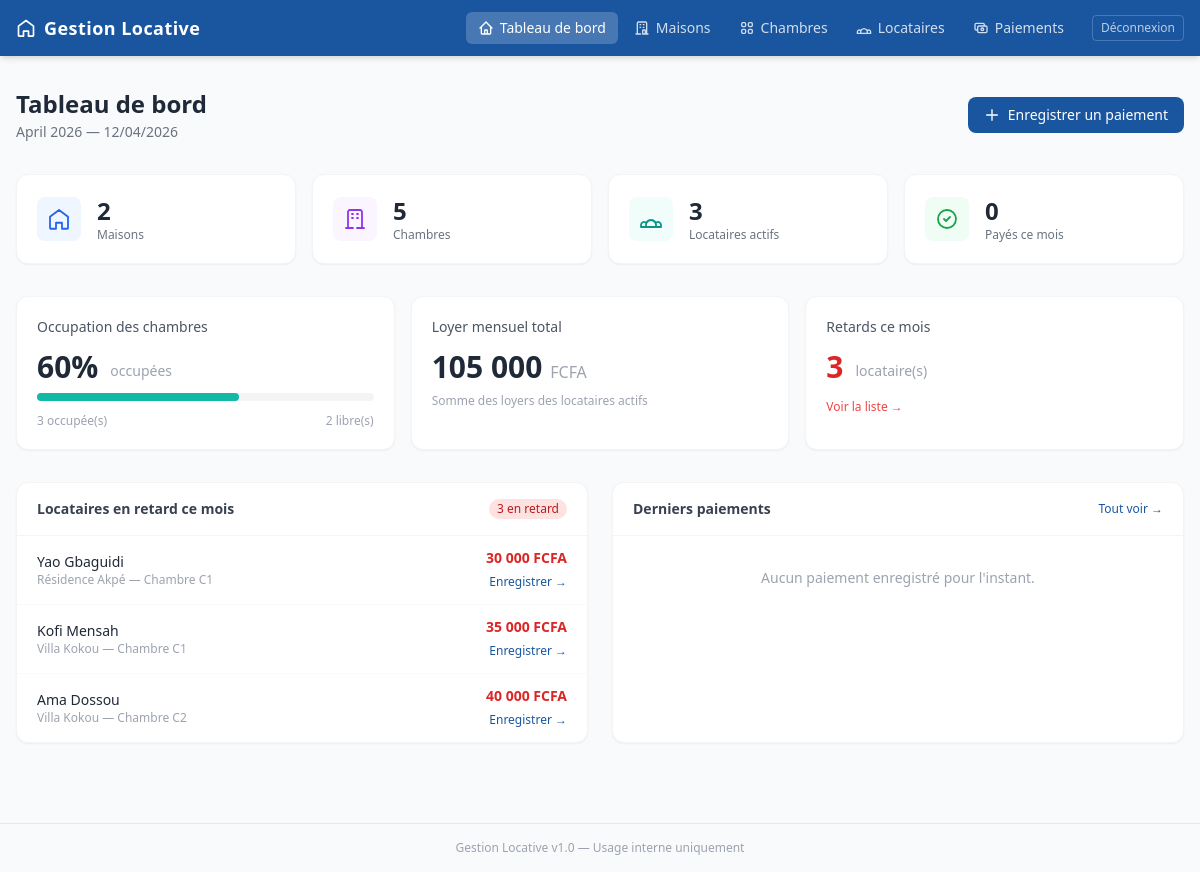
The app's page /pages/dashboard.php (signed in) with its own data.
### tables this page shows
CREATE TABLE IF NOT EXISTS locataires (
    id              INT UNSIGNED AUTO_INCREMENT PRIMARY KEY,
    chambre_id      INT UNSIGNED  NOT NULL,
    nom_complet     VARCHAR(150)  NOT NULL,
    telephone       VARCHAR(25)   NULL,
    email           VARCHAR(150)  NULL,
    loyer_mensuel   DECIMAL(10,2) NOT NULL,             
    date_entree     DATE          NOT NULL,
    date_sortie     DATE          NULL,                 
    actif           TINYINT(1)    DEFAULT 1,            
    created_at      TIMESTAMP     DEFAULT CURRENT_TIMESTAMP,

    CONSTRAINT fk_locataire_chambre
        FOREIGN KEY (chambre_id) REFERENCES chambres(id)
        ON DELETE RESTRICT ON UPDATE CASCADE
);

CREATE TABLE IF NOT EXISTS maisons (
    id          INT UNSIGNED AUTO_INCREMENT PRIMARY KEY,
    nom         VARCHAR(100)  NOT NULL,                
    adresse     VARCHAR(255)  NOT NULL,
    description TEXT          NULL,
    created_at  TIMESTAMP     DEFAULT CURRENT_TIMESTAMP
);

CREATE TABLE IF NOT EXISTS chambres (
    id          INT UNSIGNED AUTO_INCREMENT PRIMARY KEY,
    maison_id   INT UNSIGNED  NOT NULL,
    numero      VARCHAR(20)   NOT NULL,                
    description TEXT          NULL,
    statut      ENUM('libre','occupée') DEFAULT 'libre',
    created_at  TIMESTAMP     DEFAULT CURRENT_TIMESTAMP,

    CONSTRAINT fk_chambre_maison
        FOREIGN KEY (maison_id) REFERENCES maisons(id)
        ON DELETE CASCADE ON UPDATE CASCADE,

    UNIQUE KEY uq_chambre (maison_id, numero)
);

### pages/dashboard.php (the view, shortened to what this page needs)
<?php
$db = Database::getInstance();
$stats = $db->query("
    SELECT
        (SELECT COUNT(*) FROM maisons)                          AS nb_maisons,
        (SELECT COUNT(*) FROM chambres)                         AS nb_chambres,
        (SELECT COUNT(*) FROM chambres WHERE statut='libre')    AS nb_libres,
        (SELECT COUNT(*) FROM chambres WHERE statut='occupée')  AS nb_occupees,
        (SELECT COUNT(*) FROM locataires WHERE actif=1)         AS nb_locataires,
        (SELECT COALESCE(SUM(loyer_mensuel),0) FROM locataires WHERE actif=1) AS loyer_total
")->fetch();
$mois_courant = date('Y-m-01');
$nb_payes = $db->prepare("
    SELECT COUNT(*) FROM paiements WHERE mois_concerne = ?
");
$nb_payes->execute([$mois_courant]);
$nb_payes = (int) $nb_payes->fetchColumn();
$retards = $db->prepare("
    SELECT l.id, m.nom AS maison, c.numero AS chambre,
           l.nom_complet, l.telephone, l.loyer_mensuel
    FROM locataires l
    JOIN chambres c ON c.id = l.chambre_id
    JOIN maisons  m ON m.id = c.maison_id
    WHERE l.actif = 1
      AND l.id NOT IN (
          SELECT locataire_id FROM paiements WHERE mois_concerne = ?
      )
    ORDER BY m.nom, c.numero
");
$retards->execute([$mois_courant]);
$retards = $retards->fetchAll();
$derniers = $db->query("
    SELECT p.date_paiement, p.montant, p.mode_paiement,
           l.nom_complet, m.nom AS maison, c.numero AS chambre,
           q.numero_quittance,
           DATE_FORMAT(p.mois_concerne, '%M %Y') AS mois
    FROM paiements p
    JOIN locataires l  ON l.id = p.locataire_id
    JOIN chambres c    ON c.id = l.chambre_id
    JOIN maisons m     ON m.id = c.maison_id
    LEFT JOIN quittances q ON q.paiement_id = p.id
    ORDER BY p.created_at DESC
    LIMIT 8
")->fetchAll();
require_once __DIR__ . '/../includes/header.php';
?>
<div class="flex items-center justify-between mb-8">
    <div>
        <h1 class="text-2xl font-semibold text-gray-800">Tableau de bord</h1>
        <p class="text-sm text-gray-500 mt-0.5"><?= strftime('%B %Y') ?> — <?= date('d/m/Y') ?></p>
    </div>
    <a href="<?= BASE_URL ?>/pages/paiements/add.php"
       class="bg-primary text-white px-4 py-2 rounded-lg text-sm font-medium hover:bg-primary-dark transition flex items-center gap-2">
        <svg class="w-4 h-4" fill="none" stroke="currentColor" stroke-width="2" viewBox="0 0 24 24">
            <path stroke-linecap="round" stroke-linejoin="round" d="M12 4v16m8-8H4"/>
        </svg>
        Enregistrer un paiement
    </a>
</div>
<div class="grid grid-cols-2 md:grid-cols-4 gap-4 mb-8">
    <?php
    $cards = [
        ['Maisons',        $stats['nb_maisons'],    'text-blue-600',  'bg-blue-50',  'M3 9.75L12 3l9 6.75V21a.75.75 0 01-.75.75H15v-6H9v6H3.75A.75.75 0 013 21V9.75z'],
        ['Chambres',       $stats['nb_chambres'],   'text-purple-600','bg-purple-50','M19 21V5a2 2 0 00-2-2H7a2 2 0 00-2 2v16m14 0h2m-2 0h-5m-9 0H3m2 0h5M9 7h1m-1 4h1m4-4h1m-1 4h1'],
        ['Locataires actifs', $stats['nb_locataires'], 'text-teal-600','bg-teal-50','M17 20h5v-2a3 3 0 00-5.356-1.857M17 20H7m10 0v-2c0-.656-.126-1.283-.356-1.857M7 20H2v-2a3 3 0 015.356-1.857M7 20v-2c0-.656.126-1.283.356-1.857m0 0a5.002 5.002 0 019.288 0'],
        ['Payés ce mois',  $nb_payes,               'text-green-600', 'bg-green-50', 'M9 12l2 2 4-4m6 2a9 9 0 11-18 0 9 9 0 0118 0'],
    ];
    foreach ($cards as [$label, $val, $tc, $bg, $icon]):
    ?>
    <div class="bg-white rounded-xl border border-gray-100 shadow-sm p-5 flex items-center gap-4">
        <div class="<?= $bg ?> rounded-lg p-2.5">
            <svg class="w-6 h-6 <?= $tc ?>" fill="none" stroke="currentColor" stroke-width="1.8" viewBox="0 0 24 24">
                <path stroke-linecap="round" stroke-linejoin="round" d="<?= $icon ?>"/>
            </svg>
        </div>
        <div>
            <div class="text-2xl font-semibold text-gray-800"><?= $val ?></div>
            <div class="text-xs text-gray-500"><?= $label ?></div>
        </div>
    </div>
    <?php endforeach; ?>
</div>
<div class="grid grid-cols-1 md:grid-cols-3 gap-4 mb-8">
    <div class="bg-white rounded-xl border border-gray-100 shadow-sm p-5">
        <h2 class="text-sm font-medium text-gray-600 mb-3">Occupation des chambres</h2>
        <?php
        $total = max(1, $stats['nb_chambres']);
        $pct   = round($stats['nb_occupees'] / $total * 100);
        ?>
        <div class="flex items-end gap-3 mb-2">
            <span class="text-3xl font-semibold text-gray-800"><?= $pct ?>%</span>
            <span class="text-sm text-gray-400 mb-1">occupées</span>
        </div>
        <div class="w-full bg-gray-100 rounded-full h-2 mb-3">
            <div class="bg-teal-500 h-2 rounded-full" style="width:<?= $pct ?>%"></div>
        </div>
        <div class="flex justify-between text-xs text-gray-400">
            <span><?= $stats['nb_occupees'] ?> occupée(s)</span>
            <span><?= $stats['nb_libres'] ?> libre(s)</span>
        </div>
    </div>
    <div class="bg-white rounded-xl border border-gray-100 shadow-sm p-5">
        <h2 class="text-sm font-medium text-gray-600 mb-3">Loyer mensuel total</h2>
        <div class="text-3xl font-semibold text-gray-800">
            <?= number_format($stats['loyer_total'], 0, ',', ' ') ?>
            <span class="text-base font-normal text-gray-400">FCFA</span>
        </div>
        <p class="text-xs text-gray-400 mt-2">Somme des loyers des locataires actifs</p>
    </div>
    <div class="bg-white rounded-xl border border-gray-100 shadow-sm p-5">
        <h2 class="text-sm font-medium text-gray-600 mb-3">Retards ce mois</h2>
        <div class="flex items-end gap-3 mb-2">
            <span class="text-3xl font-semibold <?= count($retards) > 0 ? 'text-red-600' : 'text-green-600' ?>">
                <?= count($retards) ?>
            </span>
            <span class="text-sm text-gray-400 mb-1">locataire(s)</span>
        </div>
        <?php if (count($retards) === 0): ?>
        <p class="text-xs text-green-600 font-medium">Tout le monde a payé ce mois !</p>
        <?php else: ?>
        <a href="<?= BASE_URL ?>/pages/paiements/retards.php" class="text-xs text-red-500 hover:underline">
            Voir la liste →
        </a>
        <?php endif; ?>
    </div>
</div>
<div class="grid grid-cols-1 md:grid-cols-2 gap-6">
    <div class="bg-white rounded-xl border border-gray-100 shadow-sm overflow-hidden">
        <div class="flex items-center justify-between px-5 py-4 border-b border-gray-100">
            <h2 class="text-sm font-semibold text-gray-700">Locataires en retard ce mois</h2>
            <?php if (count($retards) > 0): ?>
            <span class="bg-red-100 text-red-700 text-xs px-2 py-0.5 rounded-full font-medium">
                <?= count($retards) ?> en retard
            </span>
            <?php endif; ?>
        </div>
        <?php if (empty($retards)): ?>
        <div class="px-5 py-8 text-center text-sm text-gray-400">
            Aucun retard ce mois — Bravo !
        </div>
        <?php else: ?>
        <ul class="divide-y divide-gray-50">
            <?php foreach ($retards as $r): ?>
            <li class="flex items-center justify-between px-5 py-3">
                <div>
                    <p class="text-sm font-medium text-gray-800"><?= htmlspecialchars($r['nom_complet']) ?></p>
                    <p class="text-xs text-gray-400"><?= htmlspecialchars($r['maison']) ?> — Chambre <?= htmlspecialchars($r['chambre']) ?></p>
                </div>
                <div class="text-right">
                    <p class="text-sm font-semibold text-red-600">
                        <?= number_format($r['loyer_mensuel'], 0, ',', ' ') ?> FCFA
                    </p>
                    <a href="<?= BASE_URL ?>/pages/paiements/add.php?locataire=<?= (int) ($r['id'] ?? 0) ?>"
                       class="text-xs text-primary hover:underline">Enregistrer →</a>
                </div>
            </li>
            <?php endforeach; ?>
        </ul>
        <?php endif; ?>
    </div>
    <div class="bg-white rounded-xl border border-gray-100 shadow-sm overflow-hidden">
        <div class="flex items-center justify-between px-5 py-4 border-b border-gray-100">
            <h2 class="text-sm font-semibold text-gray-700">Derniers paiements</h2>
            <a href="<?= BASE_URL ?>/pages/paiements/index.php" class="text-xs text-primary hover:underline">Tout voir →</a>
        </div>
        <?php if (empty($derniers)): ?>
        <div class="px-5 py-8 text-center text-sm text-gray-400">
            Aucun paiement enregistré pour l'instant.
        </div>
        <?php endif; ?>
    </div>
</div>
<?php require_once __DIR__ . '/../includes/footer.php'; ?>

### includes/header.php (shortened to what this page needs)
<!DOCTYPE html>
<html lang="fr">
<head>
    <script src="https://cdn.tailwindcss.com"></script>
</head>
<body class="bg-gray-50 min-h-screen font-sans">
<nav class="bg-primary shadow-md">
    <div class="max-w-7xl mx-auto px-4 flex items-center justify-between h-14">
        <a href="<?= BASE_URL ?>/pages/dashboard.php" class="text-white font-semibold text-lg tracking-wide flex items-center gap-2">
            <svg class="w-5 h-5" fill="none" stroke="currentColor" stroke-width="2" viewBox="0 0 24 24">
                <path stroke-linecap="round" stroke-linejoin="round" d="M3 9.75L12 3l9 6.75V21a.75.75 0 01-.75.75H15v-6H9v6H3.75A.75.75 0 013 21V9.75z"/>
            </svg>
            <?= APP_NAME ?>
        </a>
        <div class="flex items-center gap-1 text-sm flex-wrap justify-end">
            <?php
            $scriptPath = str_replace('\\', '/', $_SERVER['PHP_SELF'] ?? '');
            $nav = [
                BASE_URL . '/pages/dashboard.php'         => ['Tableau de bord', 'M3 12l2-2m0 0l7-7 7 7M5 10v10a1 1 0 001 1h3m10-11l2 2m-2-2v10a1 1 0 01-1 1h-3m-6 0a1 1 0 001-1v-4a1 1 0 011-1h2a1 1 0 011 1v4a1 1 0 001 1m-6 0h6'],
                BASE_URL . '/pages/maisons/index.php'     => ['Maisons',         'M19 21V5a2 2 0 00-2-2H7a2 2 0 00-2 2v16m14 0h2m-2 0h-5m-9 0H3m2 0h5M9 7h1m-1 4h1m4-4h1m-1 4h1m-2 10v-5a1 1 0 011-1h2a1 1 0 011 1v5m-4 0h4'],
                BASE_URL . '/pages/chambres/index.php'    => ['Chambres',        'M4 6a2 2 0 012-2h2a2 2 0 012 2v2a2 2 0 01-2 2H6a2 2 0 01-2-2V6zM14 6a2 2 0 012-2h2a2 2 0 012 2v2a2 2 0 01-2 2h-2a2 2 0 01-2-2V6zM4 16a2 2 0 012-2h2a2 2 0 012 2v2a2 2 0 01-2 2H6a2 2 0 01-2-2v-2zM14 16a2 2 0 012-2h2a2 2 0 012 2v2a2 2 0 01-2 2h-2a2 2 0 01-2-2v-2z'],
                BASE_URL . '/pages/locataires/index.php'  => ['Locataires',      'M17 20h5v-2a3 3 0 00-5.356-1.857M17 20H7m10 0v-2c0-.656-.126-1.283-.356-1.857M7 20H2v-2a3 3 0 015.356-1.857M7 20v-2c0-.656.126-1.283.356-1.857m0 0a5.002 5.002 0 019.288 0'],
                BASE_URL . '/pages/paiements/index.php'   => ['Paiements',       'M17 9V7a2 2 0 00-2-2H5a2 2 0 00-2 2v6a2 2 0 002 2h2m2 4h10a2 2 0 002-2v-6a2 2 0 00-2-2H9a2 2 0 00-2 2v6a2 2 0 002 2zm7-5a2 2 0 11-4 0 2 2 0 014 0z'],
            ];
            foreach ($nav as $href => [$label, $icon]):
                $path = parse_url($href, PHP_URL_PATH) ?: '';
                $active = $path !== '' && str_ends_with($scriptPath, $path);
                $cls = $active
                    ? 'bg-white/20 text-white'
                    : 'text-white/80 hover:bg-white/10 hover:text-white';
            ?>
            <a href="<?= $href ?>" class="flex items-center gap-1.5 px-3 py-1.5 rounded-md transition <?= $cls ?>">
                <svg class="w-4 h-4" fill="none" stroke="currentColor" stroke-width="2" viewBox="0 0 24 24">
                    <path stroke-linecap="round" stroke-linejoin="round" d="<?= $icon ?>"/>
                </svg>
                <?= $label ?>
            </a>
            <?php endforeach; ?>
            <a href="<?= BASE_URL ?>/logout.php" class="ml-3 text-white/70 hover:text-white text-xs px-2 py-1 rounded border border-white/20 hover:border-white/50 transition">
                Déconnexion
            </a>
        </div>
    </div>
</nav>
<main class="max-w-7xl mx-auto px-4 py-8">

### includes/footer.php
</main>
<footer class="border-t border-gray-200 mt-12 py-4 text-center text-xs text-gray-400">
    <?= APP_NAME ?> v<?= APP_VERSION ?> — Usage interne uniquement
</footer>
</body>
</html>

### records on screen
locataires: nom_complet "Yao Gbaguidi", maisons.nom "Résidence Akpé", chambre.numero "C1", loyer_mensuel "30 000"
locataires: nom_complet "Kofi Mensah", maisons.nom "Villa Kokou", chambre.numero "C1", loyer_mensuel "35 000"
locataires: nom_complet "Ama Dossou", maisons.nom "Villa Kokou", chambre.numero "C2", loyer_mensuel "40 000"

### other values on screen
APP_NAME "Gestion Locative"
$label "Tableau de bord"
$label "Maisons"
$label "Chambres"
$label "Locataires"
$label "Paiements"
strftime('%B %Y') "April 2026"
$val "2"
$val "5"
$val "3"
$label "Locataires actifs"
$val "0"
$label "Payés ce mois"
$pct "60"
$stats['nb_occupees'] "3"
